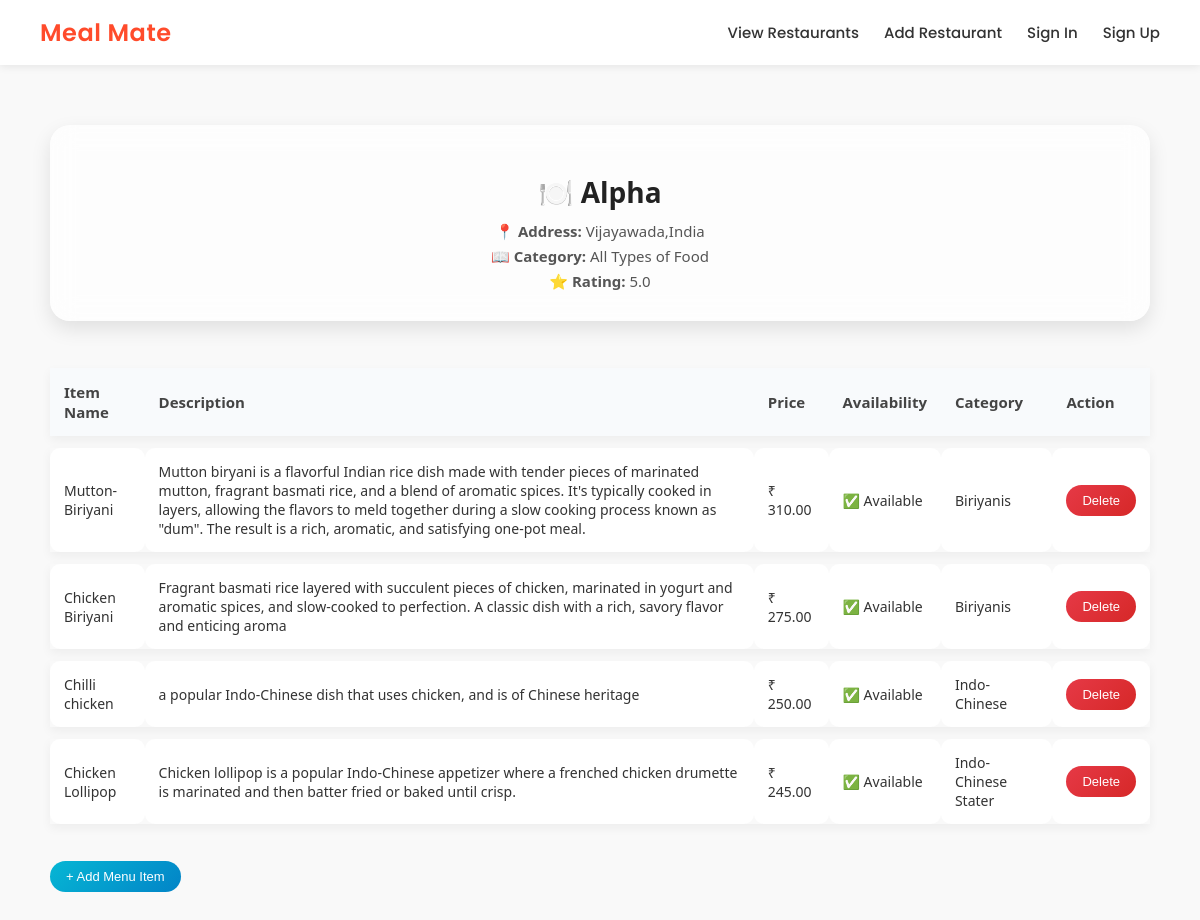
/view_menu/19/, run on the app's committed database.
### delivery/models.py (models this page shows, shortened)
class Restarunts(models.Model):
    res_name = models.CharField(max_length=100)
    Food_cat = models.CharField(max_length=100)
    rating  = models.FloatField()
    img = models.URLField(default="https://encrypted-tbn0.gstatic.com/images?q=tbn:ANd9GcR7KBKxKUEmumbhS_sR7eCr-s1likOF0RHtOvAbPXSA70O1ATMHQwZxbCCNwCYCtGQjTVo&usqp=CAU")
    address = models.CharField(max_length=100)

class Menu(models.Model):
    res = models.ForeignKey(
        Restarunts,
        on_delete = models.CASCADE
    )
    item_name = models.CharField(max_length=100)
    description = models.TextField(blank=True,null=True)
    price = models.DecimalField(max_digits=6,decimal_places=2)
    is_available = models.BooleanField(default=True)
    category = models.CharField(max_length=50)

### delivery/views.py (the view)
# urls.py: path('view_menu/<int:id>/',views.view_menu, name = 'view_menu'),
def view_menu(request, id):
    res = Restarunts.objects.get(pk = id)
    menu = Menu.objects.filter(res = res)
    return render(request, 'delivery/menu.html', {'res': res, 'menu':menu})

### delivery/templates/delivery/menu.html (shortened to what this page needs)
{% extends 'delivery/base.html' %}
{% block content %}
<div class="menu-container">
    <div class="res-card">
        <h2>🍽️ {{res.res_name}}</h2>
        <div class="res-details">
            <p><strong>📍 Address:</strong> {{res.address}}</p>
            <p><strong>📖 Category:</strong> {{res.Food_cat}}</p>
            <p><strong>⭐ Rating:</strong> {{res.rating}}</p>
        </div>
    </div>
    <table>
        <tr>
            <th>Item Name</th>
            <th>Description</th>
            <th>Price</th>
            <th>Availability</th>
            <th>Category</th>
            <th>Action</th>
        </tr>
        {% for item in menu %}
        <tr>
            <td>{{ item.item_name }}</td>
            <td>{{ item.description }}</td>
            <td>₹ {{ item.price }}</td>
            <td>{% if item.is_available %} ✅ Available {% else %} ❌ Not Available {% endif %}</td>
            <td>{{ item.category }}</td>
            <td>
                <a href="{% url 'delivery:delete_menu' item.id %}"
                   onclick="return confirm('Are you sure you want to delete this item?');">
                    <button class="btn btn-delete">Delete</button>
                </a>
            </td>
        </tr>
        {% endfor %}
    </table>
    <a href="{% url 'delivery:add_menu' res.id %}">
        <button class="btn btn-add">+ Add Menu Item</button>
    </a>
</div>
{% endblock %}

### delivery/templates/delivery/base.html (style rules this page uses)
body { margin: 0; font-family: 'Poppins', sans-serif; background-color: #f9f9f9; color: #333; }

### delivery/templates/delivery/menu.html (style rules this page uses)
.menu-container { max-width: 1100px; margin: 40px auto; padding: 20px; font-family: "Segoe UI", Roboto, sans-serif; }
.res-card { background: rgba(255, 255, 255, 0.7); backdrop-filter: blur(12px); padding: 25px; border-radius: 20px; box-shadow: 0 8px 20px rgba(0,0,0,0.1); margin-bottom: 35px; text-align: center; }
.res-card h2 { font-size: 28px; font-weight: 700; margin-bottom: 10px; color: #222; }
.res-details p { margin: 5px 0; font-size: 15px; color: #555; }
table { width: 100%; border-collapse: separate; border-spacing: 0 12px; }
th { background: #f8fafc; padding: 14px; text-align: left; font-size: 15px; color: #444; font-weight: 600; }
td { background: #fff; padding: 14px; font-size: 14px; color: #333; border-radius: 10px; }
tr { box-shadow: 0 4px 10px rgba(0,0,0,0.05); }
.btn { padding: 8px 16px; border-radius: 25px; font-size: 13px; font-weight: 500; border: none; cursor: pointer; transition: all 0.3s ease; }
.btn-delete { background: linear-gradient(135deg, #e63946, #d62828); color: #fff; }
.btn-add { background: linear-gradient(135deg, #06b6d4, #0284c7); color: #fff; margin-top: 25px; }

### data on the page
Restarunts: res_name "Alpha", address "Vijayawada,India", Food_cat "All Types of Food", rating "5.0"
Menu: item_name "Mutton-Biriyani", description "Mutton biryani is a flavorful Indian rice dish made with tender pieces of marinated mutton, fragrant basmati rice, and a blend of aromatic spices. It's typically cooked in layers, allowing the flavors to meld together during a slow cooking process known as \"dum\". The result is a rich, aromatic, and satisfying one-pot meal.", price "310.00", is_available "✅ Available", category "Biriyanis"
Menu: item_name "Chicken Biriyani", description "Fragrant basmati rice layered with succulent pieces of chicken, marinated in yogurt and aromatic spices, and slow-cooked to perfection. A classic dish with a rich, savory flavor and enticing aroma", price "275.00", is_available "✅ Available", category "Biriyanis"
Menu: item_name "Chilli chicken", description "a popular Indo-Chinese dish that uses chicken, and is of Chinese heritage", price "250.00", is_available "✅ Available", category "Indo-Chinese"
Menu: item_name "Chicken Lollipop", description "Chicken lollipop is a popular Indo-Chinese appetizer where a frenched chicken drumette is marinated and then batter fried or baked until crisp.", price "245.00", is_available "✅ Available", category "Indo-Chinese Stater"
